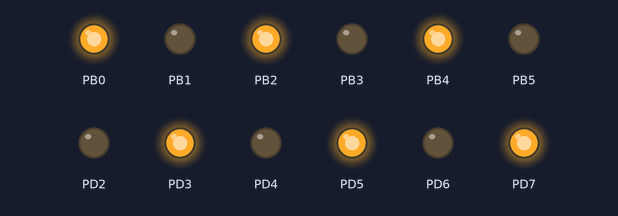
Recording of a program running on a simulated ATmega328P, built with avr-gcc and emulated at 16 MHz. Parts: output pins drawn as LEDs (lit = HIGH).

Above: at 0.2 s.
At 1.7 s:
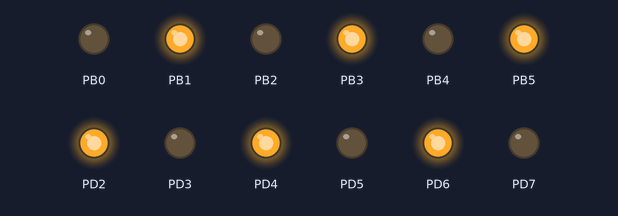
Timing chart, 0 to 3.0 s (numbered marks = the images above):
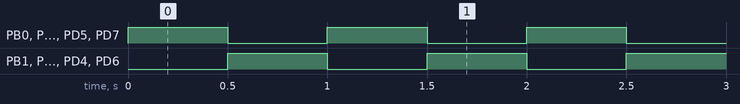

Measured:
- by itself, PB0–5, PD2–7: alternates HIGH for 0.50 s and LOW for 0.50 s

The program:

main.c
```c
/*
 * Using PORTB and PORTD as Outputs
 * Board: Arduino Uno R3
 * MCU: ATmega328P
 * Toolchain: AVR-GCC
 *
 * Bare-metal AVR C. No Arduino framework functions are used.
 * Independently rewritten from the concepts studied in "Simply AVR".
 */

#define F_CPU 16000000UL

#include <avr/io.h>
#include <util/delay.h>

int main(void)
{
    // D2-D7 = PD2-PD7
    DDRD |= 0b11111100;

    // D8-D13 = PB0-PB5
    DDRB |= 0b00111111;

    while (1)
    {
        PORTD = (PORTD & 0b00000011) | 0b10101000;
        PORTB = (PORTB & 0b11000000) | 0b00010101;
        _delay_ms(500);

        PORTD = (PORTD & 0b00000011) | 0b01010100;
        PORTB = (PORTB & 0b11000000) | 0b00101010;
        _delay_ms(500);
    }
}
```
